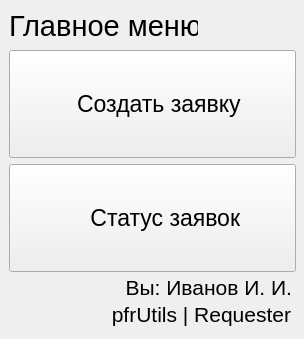
<?xml version="1.0" encoding="UTF-8"?>
<ui version="4.0">
 <class>Form</class>
 <widget class="QWidget" name="Form">
  <property name="enabled">
   <bool>true</bool>
  </property>
  <property name="geometry">
   <rect>
    <x>0</x>
    <y>0</y>
    <width>304</width>
    <height>339</height>
   </rect>
  </property>
  <property name="windowTitle">
   <string>pfrUtils Requester</string>
  </property>
  <property name="windowIcon">
   <iconset resource="../pdricons.qrc">
    <normaloff>:/icons/Archivist/icon.ico</normaloff>:/icons/Archivist/icon.ico</iconset>
  </property>
  <widget class="QLabel" name="label">
   <property name="geometry">
    <rect>
     <x>9</x>
     <y>9</y>
     <width>189</width>
     <height>35</height>
    </rect>
   </property>
   <property name="text">
    <string>&lt;html&gt;&lt;head/&gt;&lt;body&gt;&lt;p&gt;&lt;span style=&quot; font-size:22pt;&quot;&gt;Главное меню&lt;/span&gt;&lt;/p&gt;&lt;/body&gt;&lt;/html&gt;</string>
   </property>
  </widget>
  <widget class="QPushButton" name="pushButton">
   <property name="geometry">
    <rect>
     <x>9</x>
     <y>50</y>
     <width>287</width>
     <height>108</height>
    </rect>
   </property>
   <property name="font">
    <font>
     <pointsize>17</pointsize>
    </font>
   </property>
   <property name="layoutDirection">
    <enum>Qt::LeftToRight</enum>
   </property>
   <property name="text">
    <string>  Создать заявку</string>
   </property>
   <property name="icon">
    <iconset resource="../pdricons.qrc">
     <normaloff>:/icons/icons/Рисунок13.png</normaloff>:/icons/icons/Рисунок13.png</iconset>
   </property>
   <property name="iconSize">
    <size>
     <width>100</width>
     <height>100</height>
    </size>
   </property>
  </widget>
  <widget class="QPushButton" name="pushButton_2">
   <property name="geometry">
    <rect>
     <x>9</x>
     <y>164</y>
     <width>287</width>
     <height>108</height>
    </rect>
   </property>
   <property name="font">
    <font>
     <pointsize>17</pointsize>
    </font>
   </property>
   <property name="layoutDirection">
    <enum>Qt::LeftToRight</enum>
   </property>
   <property name="text">
    <string>    Статус заявок</string>
   </property>
   <property name="icon">
    <iconset resource="../pdricons.qrc">
     <normaloff>:/icons/icons/Рисунок14.png</normaloff>:/icons/icons/Рисунок14.png</iconset>
   </property>
   <property name="iconSize">
    <size>
     <width>100</width>
     <height>100</height>
    </size>
   </property>
  </widget>
  <widget class="QLabel" name="label_2">
   <property name="geometry">
    <rect>
     <x>100</x>
     <y>302</y>
     <width>191</width>
     <height>25</height>
    </rect>
   </property>
   <property name="text">
    <string>&lt;html&gt;&lt;head/&gt;&lt;body&gt;&lt;p align=&quot;right&quot;&gt;&lt;span style=&quot; font-size:16pt;&quot;&gt;pfrUtils | Requester&lt;/span&gt;&lt;/p&gt;&lt;/body&gt;&lt;/html&gt;</string>
   </property>
  </widget>
  <widget class="QLabel" name="label_3">
   <property name="geometry">
    <rect>
     <x>61</x>
     <y>272</y>
     <width>231</width>
     <height>31</height>
    </rect>
   </property>
   <property name="text">
    <string>&lt;html&gt;&lt;head/&gt;&lt;body&gt;&lt;p align=&quot;right&quot;&gt;&lt;span style=&quot; font-size:16pt;&quot;&gt;Вы: Иванов И. И.&lt;/span&gt;&lt;/p&gt;&lt;/body&gt;&lt;/html&gt;</string>
   </property>
  </widget>
 </widget>
 <resources>
  <include location="../pdricons.qrc"/>
 </resources>
 <connections/>
</ui>
